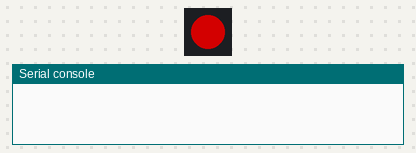
A program run on a simulated Pycom board running MicroPython. Parts: 1 RGB LEDs in strip order, left to right, the last lines printed to the serial console. Dim RGB values are drawn brighter than linear; no radio messages arrive unless stated (any console line starting 'radio sent:' is added by the test bench); the LoRaWAN join succeeds after 3 s and a send takes 0.1 s.

Above: at 0.02 s.
At 0.6 s:
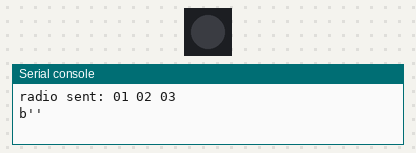
Timing chart, 0 to 3.0 s (numbered marks = the images above):
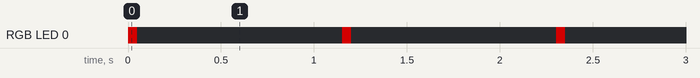

Measured:
- by itself, RGB LED 0: alternates RGB(127, 0, 0) for 0.05 s and off for 1.1 s

The program:

main.py
```python
from network import LoRa
import socket
import ubinascii
import struct
import time
import pycom
import machine

pycom.heartbeat(False)

# Initialise LoRa in LORAWAN mode.
# Please pick the region that matches where you are using the device:
# Asia = LoRa.AS923
# Australia = LoRa.AU915
# Europe = LoRa.EU868
# United States = LoRa.US915

# create an ABP authentication params
dev_addr = struct.unpack(">l", ubinascii.unhexlify('26011605'))[0]
nwk_swkey = ubinascii.unhexlify('445D4302B0E70C1ED8CC8F9D4FEF719C')
app_swkey = ubinascii.unhexlify('4DBF9C276DD74910E69ACE4EE9D6258B')

lora = LoRa(mode=LoRa.LORAWAN, region=LoRa.EU868)
# join a network using ABP (Activation By Personalization)
lora.join(activation=LoRa.ABP, auth=(dev_addr, nwk_swkey, app_swkey))
# create a LoRa socket
s = socket.socket(socket.AF_LORA, socket.SOCK_RAW)
# set the LoRaWAN data rate
s.setsockopt(socket.SOL_LORA, socket.SO_DR, 5)


while(True):
    # make the socket blocking
    # (waits for the data to be sent and for the 2 receive windows to expire)
    s.setblocking(True)

    pycom.rgbled(0x7f0000)
    time.sleep(0.05)
    pycom.rgbled(0x00)

    # send some data
    s.send(bytes([0x01, 0x02, 0x03]))

    # make the socket non-blocking
    # (because if there's no data received it will block forever...)
    s.setblocking(False)

    # get any data received (if any...)
    data = s.recv(64)
    print(data)

    time.sleep(1)
```
